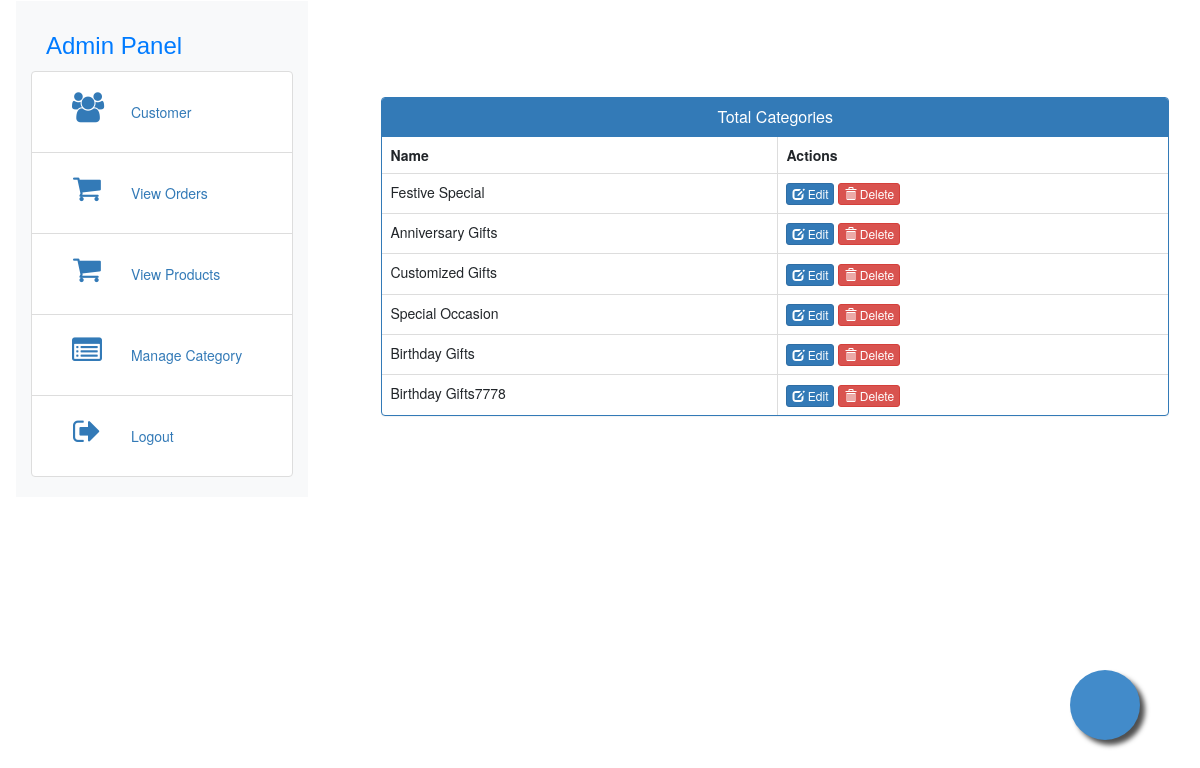
The page /admin_category/ on the database as committed earlier.
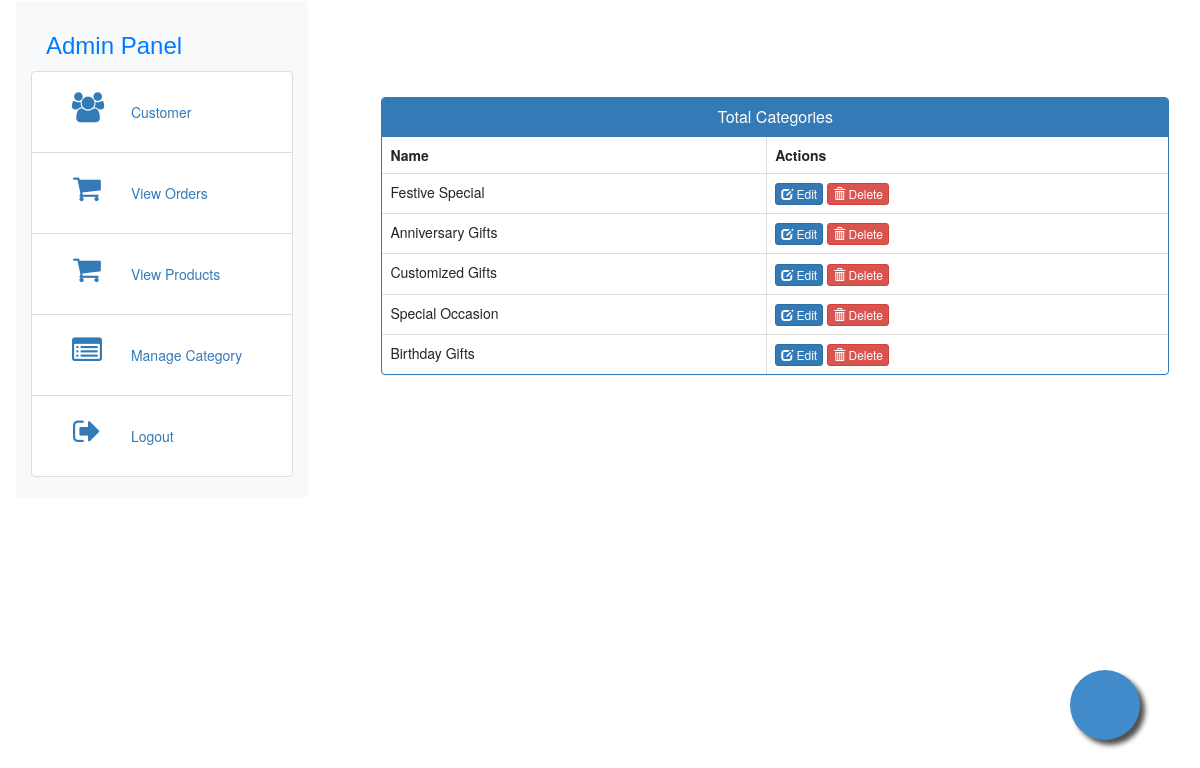
The same page on the database as committed later.
### giftapp/models/category.py (models this page shows, shortened)
class Category(models.Model):
    category_id = models.CharField(max_length=10, unique=True, null=True)
    name = models.CharField(max_length=225, unique=True)

### giftapp/views.py (the view)
# urls.py: path('admin_category/',admin_category,name='admin_category'),
def admin_category(request):
    categories = Category.objects.all()
    context = {'categories': categories}
    return render(request, 'admin/admin_category.html', context)

### templates/admin/admin_category.html (shortened to what this page needs)
{% extends 'admin/base1.html' %}
{% load static %}
{% block content %}
<head>
  <link href="//netdna.bootstrapcdn.com/bootstrap/3.0.0/css/bootstrap.min.css" rel="stylesheet" id="bootstrap-css">
</head>
<div class="container" style="margin-left:30%; margin-top:-400px; ">
  <div class="panel panel-primary">
    <div class="panel-heading">
      <h6 class="panel-title" >Total Categories</h6>
    </div>
    <table class="table table-hover table-bordered"  id="dev-table">
      <thead>
        <tr>
          <th>Name</th>
          <th>Actions</th>
        </tr>
      </thead>
      {% for category in categories %}
      <tr>
          <td>{{ category.name }}</td>
          <td>
              <a class="btn btn-primary btn-xs" href="{% url 'admin_edit_category' category.id %}">
                  <span class="glyphicon glyphicon-edit"></span> Edit
              </a>
              <a class="btn btn-danger btn-xs" href="{% url 'admin_delete_category' category.id %}">
                  <span class="glyphicon glyphicon-trash"></span> Delete
              </a>
          </td>
      </tr>
      {% empty %}
      <tr>
          <td colspan="2">
              <h1>No Categories!!</h1>
          </td>
      </tr>
      {% endfor %}
    </table>
  </div>
</div>
<a href="{% url 'admin_addcategory' %}" class="float">
<div class="container">
</div>
</a>
{% endblock content %}

Rows that differ between the two databases and show on the page:
removed Category: name "Birthday Gifts7778"
